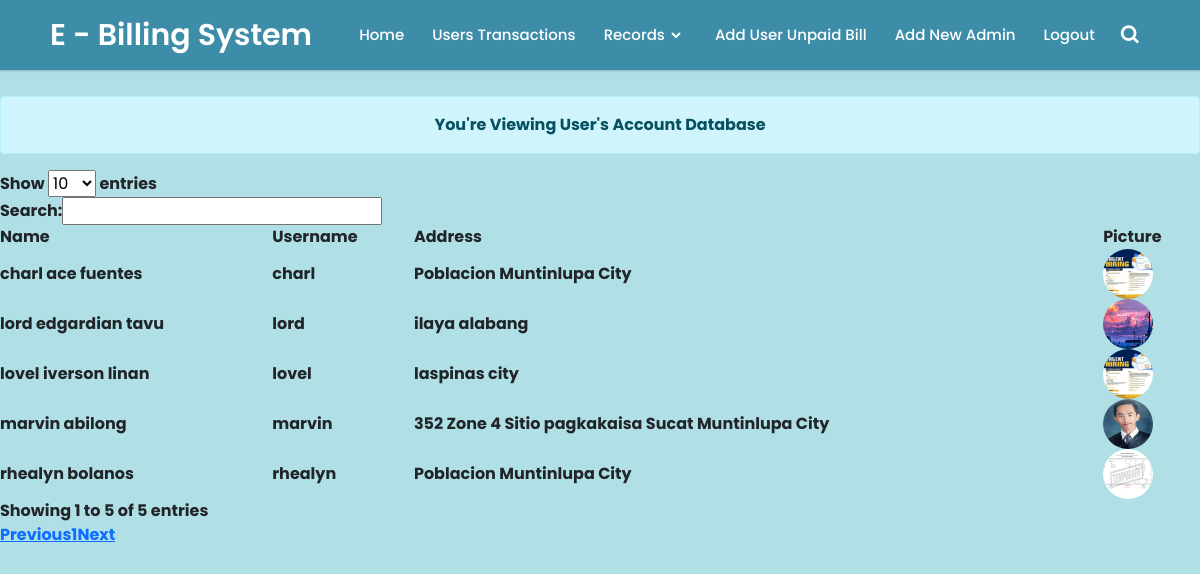
Screenshot of /admin/usacc.php (signed in) with the database file from the repository.
### tables this page shows
CREATE TABLE `tbluser` (
  `id` int(11) NOT NULL,
  `name` varchar(250) NOT NULL,
  `username` varchar(250) NOT NULL,
  `address` varchar(250) NOT NULL,
  `password` varchar(250) NOT NULL,
  `img_url` varchar(250) NOT NULL,
  `count2` int(11) DEFAULT NULL
);

### admin/usacc.php (the view, shortened to what this page needs)
<?php
if(isset($_SESSION['adminid'])){
?>
<!DOCTYPE html>
<html lang="en" dir="ltr">
<head>
  <link rel="stylesheet" href="css/try.css">
  <link href='https://unpkg.com/boxicons@2.0.7/css/boxicons.min.css' rel='stylesheet'>
    <link href="https://cdn.jsdelivr.net/npm/bootstrap@5.0.2/dist/css/bootstrap.min.css" rel="stylesheet">
    <link rel="stylesheet" href="https://code.jquery.com/ui/1.12.1/themes/base/jquery-ui.css">
    <link rel="stylesheet" href="https://cdn.datatables.net/1.11.5/css/dataTables.jqueryui.min.css">
</head>
<body style="background-color:powderblue;">
  <nav>
    <div class="navbar">
      <div class="logo"><a href="#">E - Billing System</a></div>
      <div class="nav-links">
        <ul class="links">
        <li><a href="adminhome.php">Home</a></li>
          <li><a href="adminmain.php">Users Transactions</a></li>
          <li>
            <a href="#">Records</a>
            <i class='bx bxs-chevron-down htmlcss-arrow arrow  '></i>
          </li>
          <li><a href="unpaid.php">Add User Unpaid Bill</a></li>
          <li><a href="adminsign.php">Add New Admin</a></li>
          <li><a href="include/adminlogout.php">Logout</a></li>
        </ul>
      </div>
      <div class="search-box">
        <i class='bx bx-search'></i>
      </div>
    </div>
  </nav>
  <br><br><br><br>
  <div class="alert alert-info" role="alert">
  <center><b>You're Viewing User's Account Database
</div>
  <?php
  require "include/admindbcon.php";
  $sql = "SELECT * FROM tbluser";
  $result = mysqli_query($conn , $sql);
  $resultCheck = mysqli_num_rows($result);
  ?>
<table id="example" class="display" style="width:100%">
        <thead>
            <tr>
                <th>Name</th>
                <th>Username</th>
                <th>Address</th>
                <th>Picture</th>
            </tr>
        </thead>
        <tbody>
        <?php
        if($resultCheck > 0){
            while($row = mysqli_fetch_assoc($result)){
           echo" <tr>";
           echo' <td>'. $row['name'] .'</td>';
           echo' <td>'. $row['username'] .'</td>';
           echo' <td>'. $row['address'] .'</td>';
           echo' <td><img style = "height: 50px; width: 50px;" src="../upload/'.$row['img_url'].'"class="rounded-circle" alt="..."></td>';
           echo' </tr>';
          }
        }
           ?>
        </tbody>
    </table>
    <?php
}else if(isset($_SESSION['userid'])){
  header("Location: ../home.php?error=click");
 exit();
}else
{
   header("Location: ../previous.php?error=click");
   exit();
}
   ?>
</body>
</html>

### admin/css/try.css (style rules this page uses)
* { margin: 0; padding: 0; box-sizing: border-box; font-family: "Poppins", sans-serif; }
body { min-height: 100vh; }
nav { position: fixed; top: 0; left: 0; width: 100%; height: 100%; height: 70px; background: #3e8da8; box-shadow: 0 1px 2px rgba(0, 0, 0, 0.2); z-index: 99; }
nav .navbar { height: 100%; max-width: 1250px; width: 100%; display: flex; align-items: center; justify-content: space-between; margin: auto; padding: 0 50px; }
.navbar .logo a { font-size: 30px; color: #fff; text-decoration: none; font-weight: 600; }
nav .navbar .nav-links { line-height: 70px; height: 100%; }
nav .navbar .links { display: flex; }
nav .navbar .links li { position: relative; display: flex; align-items: center; justify-content: space-between; list-style: none; padding: 0 14px; }
nav .navbar .links li a { height: 100%; text-decoration: none; white-space: nowrap; color: #fff; font-size: 15px; font-weight: 500; }
nav .navbar .links li .arrow { height: 100%; width: 22px; line-height: 70px; text-align: center; display: inline-block; color: #fff; transition: all 0.3s ease; }
.navbar .search-box { position: relative; height: 40px; width: 40px; }
.navbar .search-box i { position: absolute; height: 100%; width: 100%; line-height: 40px; text-align: center; font-size: 22px; color: #fff; font-weight: 600; cursor: pointer; transition: all 0.3s ease; }

### rows the page displays
tbluser: name "marvin abilong", username "marvin", address "352 Zone 4 Sitio pagkakaisa Sucat Muntinlupa City", img_url (picture)
tbluser: name "charl ace fuentes", username "charl", address "Poblacion Muntinlupa City", img_url (picture)
tbluser: name "rhealyn bolanos", username "rhealyn", address "Poblacion Muntinlupa City", img_url (picture)
tbluser: name "lord edgardian tavu", username "lord", address "ilaya alabang", img_url (picture)
tbluser: name "lovel iverson linan", username "lovel", address "laspinas city", img_url (picture)
